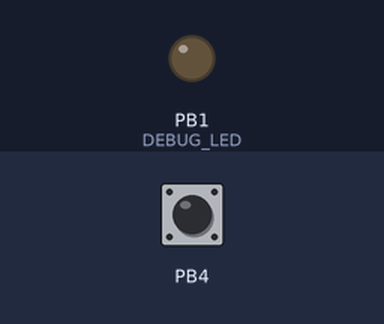
A sketch run on a simulated ATtiny85, built with avr-gcc and run on an emulated ATtiny85. Shown: output pins drawn as LEDs (lit = HIGH). The test bench sets the inputs (shaded band); at power-on: PB4 LOW.

Above: at 1.2 s.
1.3 s: PB4 pulsed HIGH 2 times (0.12 s each, 0.3 s apart)
At 5.15 s:
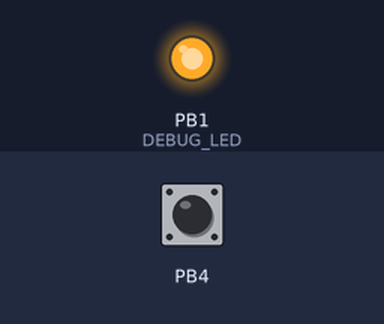
Timing chart, 0 to 13.4 s (numbered marks = the images above; inputs shaded):
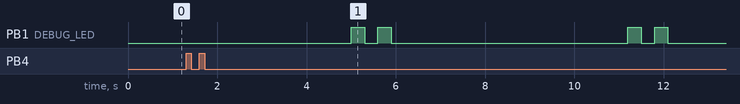

The sketch:

1_counter_blink_led_with_interupt.ino
```cpp
#include <avr/sleep.h>

#ifndef cbi
#define cbi(sfr, bit) (_SFR_BYTE(sfr) &= ~_BV(bit))
#endif
#ifndef sbi
#define sbi(sfr, bit) (_SFR_BYTE(sfr) |= _BV(bit))
#endif

#define INTERRUPTPIN PCINT4 // == PB4 == PIN 3
#define DEBUG_LED PB1 // == PIN 6
#define DELAY_BETWEEN_BLINK 300
#define DELAY_WAIT 5000

volatile int count = 0;

void setup() {
  count = 0;
  pinMode(DEBUG_LED,OUTPUT);
  pinMode(INTERRUPTPIN,INPUT);

  sbi(GIMSK,PCIE); // Turn on Pin Change interrupt
  sbi(PCMSK,INTERRUPTPIN); // Which pins are affected by the interrupt
}

void loop() {

  for( int i=0; i<count; i++) {
    digitalWrite(DEBUG_LED,HIGH);
    delay(DELAY_BETWEEN_BLINK);
    digitalWrite(DEBUG_LED,LOW);
    delay(DELAY_BETWEEN_BLINK);
  }

  delay(DELAY_WAIT);
}

ISR(PCINT0_vect) {
  byte pinState;
  pinState = (PINB >> PINB4)& 1; //PINB is the register to read the state of the pins

  // Only count on state high (avoid the two count issue)
  if (pinState >0) {
    count++;
  }
}
```

Measured:
- after the input at 1.3 s, PB1 (DEBUG_LED): LOW → HIGH after 3.7 s, → LOW 0.30 s later, → HIGH 0.30 s later, → LOW 0.30 s later, … (8 changes in this stretch)
